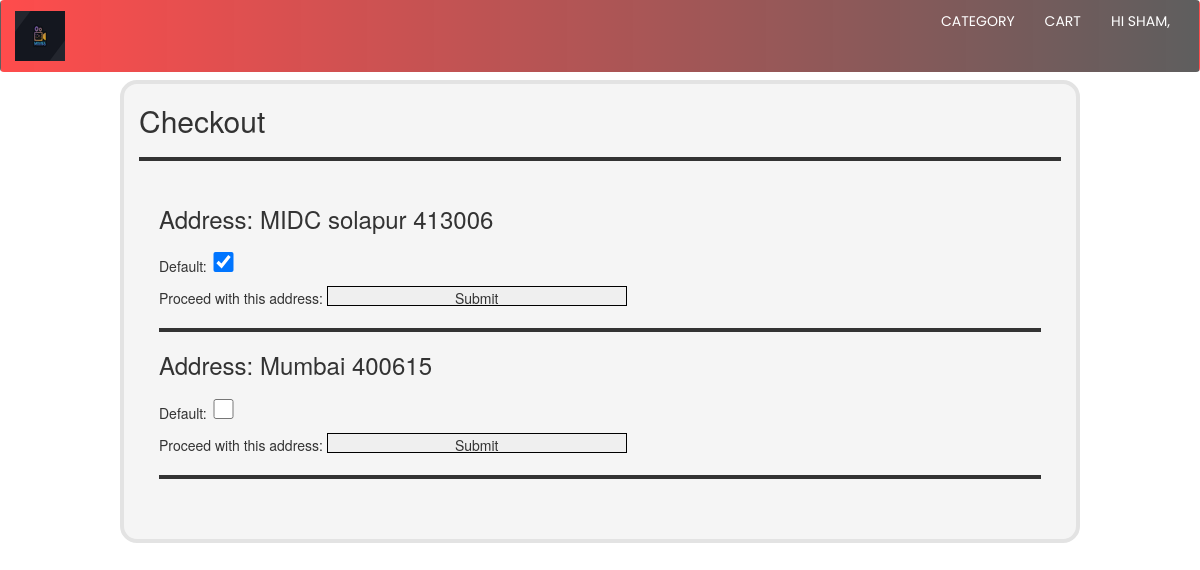
The app's page /webapp/checkout (signed in) with its own data.
### user/models.py (models this page shows)
class address_book(models.Model):
    user = models.ForeignKey(AuthUser, on_delete=models.CASCADE)
    address = models.TextField()
    default = models.BooleanField(default=False)

### webapp/views.py (the view)
# urls.py: path('checkout',views.checkout),
def checkout(request):
    user_id = request.user.id
    obj=address_book.objects.filter(user_id=user_id).values()
    return render(request, 'checkout_page.html', {'address':obj})

### templates/checkout_page.html (shortened to what this page needs)
{% extends 'base.html' %}
{% load static %}
{% block head %}
<link rel="stylesheet" type="text/css" href="https://cdn.datatables.net/1.10.21/css/jquery.dataTables.css">
{% endblock %}
{% block body %}
<div class="container">
  <h2> Checkout </h2>
  <hr>
  <div style="padding-top:5px; padding-left:20px; padding-right:20px;">
      {% if address %}
        {% for i in address %}
          <h3>Address: {{i.address}}</h3>
            {% if i.default %}
                Default: <input name="name1" type="checkbox" checked value="on"/>
            {% else %}
                Default: <input name="name2" type="checkbox"value="off"/>
            {% endif %}
            <form action="/webapp/proceed_to_payment" method="post">
                Proceed with this address:
                <input type="submit" value="Submit">
            </form>
          <hr>
        {% endfor %}
      {% endif %}
  </div>
  <br>
</div>
<br>
<br>
{% endblock %}

### templates/base.html (shortened to what this page needs)
{% load static %}
<!DOCTYPE html>
<html lang="en">
<head>
    <link rel="stylesheet" href="{% static 'css/bootstrap.css' %}">
    <link rel="stylesheet" href="{% static 'css/home_page.css' %}">
    <link rel="stylesheet" href="{% static 'css/select.css' %}">
    <link rel="stylesheet" href="{% static 'css/form_page.css' %}">
    <link rel="stylesheet" href="https://cdnjs.cloudflare.com/ajax/libs/font-awesome/4.7.0/css/font-awesome.min.css">
    <link rel="stylesheet" href="https://cdnjs.cloudflare.com/ajax/libs/font-awesome/4.7.0/css/font-awesome.min.css">
  {% block head %}{% endblock %}
</head>
<body>
<nav class="navbar">
  <div class="nav-container">
    <div class="nav-header">
      <div class="logo">
        <img src= "{% static 'images/img.png' %}" height="50px " width="50px" >
      </div>
    </div>
    <div class="nav">
      <ul class="nav-links">
          <li class="nav-item has-dropdown">
              <a href="/webapp/home_page" class="nav-link">Category</a>
          </li>
          <li class="nav-item has-dropdown">
              <a href="/webapp/view_cart" class="nav-link">Cart</a>
          </li>
          <li class="nav-item has-dropdown">
              <a href="#" class="nav-link">Hi {{user.first_name}},</a>
          </li>
      </ul>
    </div>
  </div>
</nav>
  <br><br><br><br>
{% block body %}
{% endblock %}
</body>
</html>

### static/css/home_page.css (style rules this page uses)
* { box-sizing: border-box; }
body { margin:0; }
nav,.navbar { height: 100%; width: 100%; float: left; background: linear-gradient(90deg, rgba(255, 0, 0, 0.7) 0%, rgba(0, 0, 0, 0.63) 100%); color: #fff; font-family: 'Poppins',sans-serif; }
.navbar .nav-container { width:100%;max-width: 1170px;margin: 0 auto; }
.navbar .nav-header { float:left;padding:10px 0 }
.navbar .logo { width:100%;max-width:140px }
.navbar .logo img { max-width:100% }
.navbar .nav-links { margin:0;float:right }
.navbar .nav-links .nav-item { position:relative;list-style:none;float:left }
.navbar .nav-links .nav-item .nav-link { padding-top: 25%; padding:10px 15px;text-transform:uppercase;display:block;text-decoration:none;color: #fff; }

### static/css/form_page.css (style rules this page uses)
.container { margin: auto; background-color: #f5f5f5; height: 100%; width: 80%; vertical-align: middle; border: 4px solid; border-color: #e3e3e3; border-radius: 17px; padding-bottom: 20px; }
input { height: 20px; width: 300px !important; border: 1px solid #000; margin-top: 10px; }
input[type=checkbox] { width: 25px !important; margin-top: 10px; }
hr { margin-top: 20px; margin-bottom: 20px; border-top: 4px solid; }

### records on screen
address_book: address "MIDC solapur 413006"
address_book: address "Mumbai 400615"

### other values on screen
{{ user.first_name }} "SHAM"
